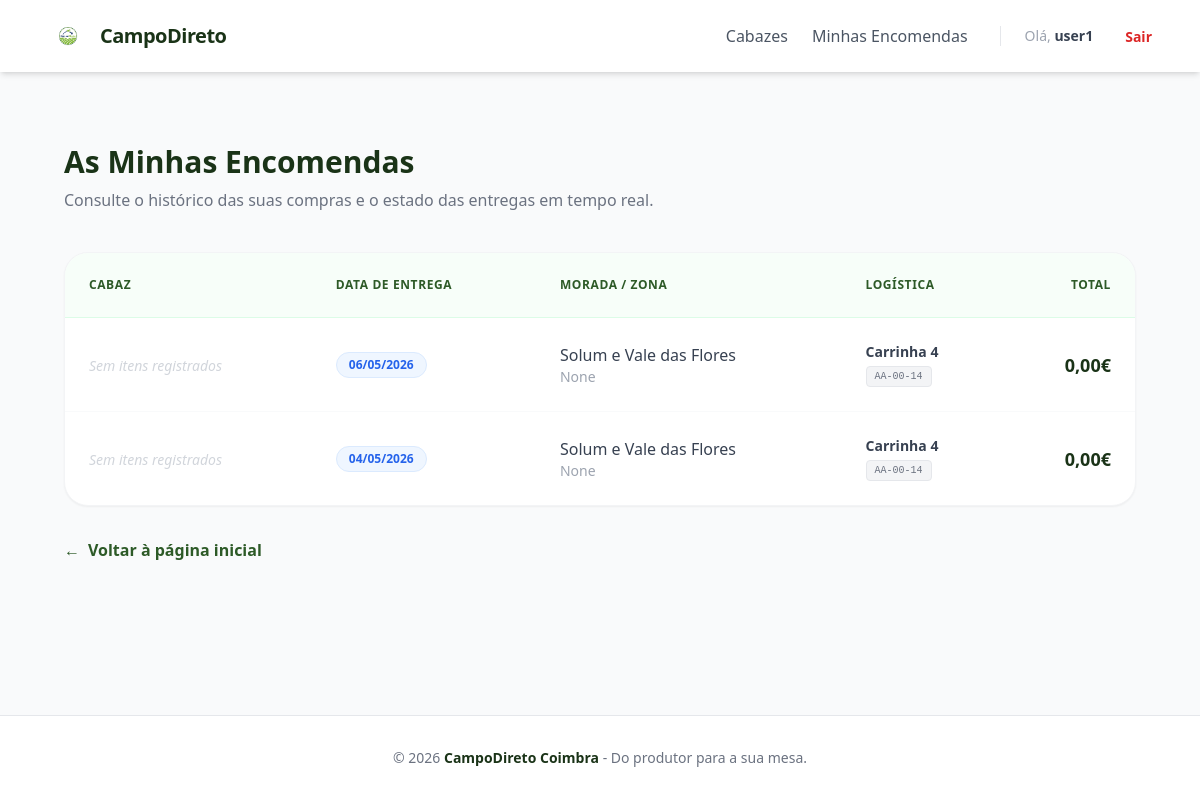
The app's page /orders/historico/ (signed in), older data.
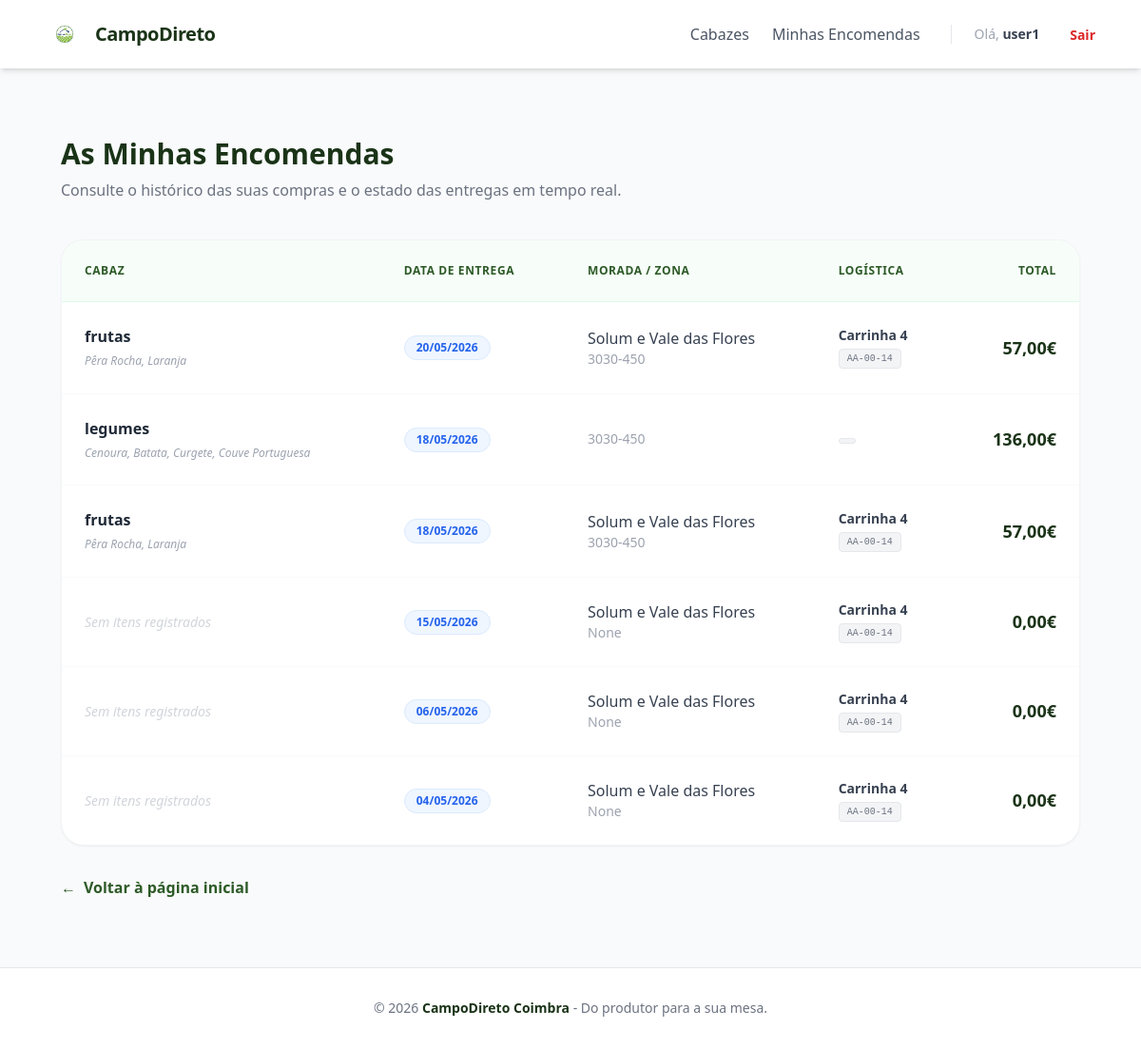
The same page, newer data.
### users/models.py (models this page shows, shortened)
class CustomUser(AbstractUser):
    user_type = models.CharField(max_length=10, choices=USER_TYPES, default="client")
    company_name = models.CharField(max_length=100, blank=True, null=True)
    address = models.CharField(max_length=200, blank=True, null=True)

### orders/models.py (models this page shows, shortened)
class Order(models.Model):
    customer = models.ForeignKey(CustomUser, on_delete=models.CASCADE)
    order_date = models.DateTimeField(auto_now_add=True)
    delivery_date = models.DateField()
    address_detail = models.CharField(
        max_length=255, verbose_name="Morada (Rua, Nº, Andar) "
    )
    zip_code = models.CharField(max_length=10, blank=True, null=True)
    zone = models.ForeignKey(Zone, on_delete=models.SET_NULL, null=True)
    vehicle = models.ForeignKey(
        Vehicle, on_delete=models.SET_NULL, null=True, blank=True
    )
    driver = models.ForeignKey(Driver, on_delete=models.SET_NULL, null=True, blank=True)
    status = models.CharField(max_length=20, choices=ORDER_STATUS, default="pendente")
    total_price = models.DecimalField(max_digits=10, decimal_places=2, default=0.00)

class OrderItem(models.Model):
    order = models.ForeignKey(Order, related_name="items", on_delete=models.CASCADE)
    cabaz = models.ForeignKey(Cabaz, on_delete=models.CASCADE)
    quantity = models.IntegerField(default=1)
    price = models.DecimalField(max_digits=10, decimal_places=2)
    selected_products = models.TextField(blank=True, null=True)

### logistics/models.py (models this page shows, shortened)
class Zone(models.Model):
    name = models.CharField(max_length=100)

class Vehicle(models.Model):
    name = models.CharField(max_length=100)
    license_plate = models.CharField(max_length=20)
    zone = models.ForeignKey(Zone, on_delete=models.CASCADE)

### cabazes/models.py (models this page shows, shortened)
class Cabaz(models.Model):
    name = models.CharField(max_length=50, choices=CABAZ_TYPES)
    price = models.DecimalField(max_digits=6, decimal_places=2)
    weight = models.DecimalField(max_digits=6, decimal_places=2)
    description = models.TextField()
    image = models.ImageField(upload_to="cabazes_images/", blank=True, null=True)
    products = models.ManyToManyField(Product, blank=True)  # Voltamos ao original

### orders/views.py (the view)
# urls.py: path("historico/", views.historico_encomendas, name="historico_encomendas"),
@login_required
def historico_encomendas(request):
    encomendas = Order.objects.filter(customer=request.user).order_by("-delivery_date")
    return render(request, "orders/historico.html", {"encomendas": encomendas})

### orders/templates/orders/historico.html (shortened to what this page needs)
{% extends 'base.html' %} {% block content %}
<div class="max-w-6xl mx-auto px-4 py-8">
  <div class="mb-10">
    <h1 class="text-3xl font-bold text-primary mb-2">As Minhas Encomendas</h1>
    <p class="text-gray-500">
      Consulte o histórico das suas compras e o estado das entregas em tempo
      real.
    </p>
  </div>
  {% if encomendas %}
  <div
    class="bg-white rounded-3xl shadow-sm border border-gray-100 overflow-hidden"
  >
    <div class="overflow-x-auto">
      <table class="w-full text-left border-collapse">
        <thead>
          <tr class="bg-green-50/50 text-secondary border-b border-green-100">
            <th class="p-6 font-bold uppercase text-xs tracking-wider">
              Cabaz
            </th>
            <th class="p-6 font-bold uppercase text-xs tracking-wider">
              Data de Entrega
            </th>
            <th class="p-6 font-bold uppercase text-xs tracking-wider">
              Morada / Zona
            </th>
            <th class="p-6 font-bold uppercase text-xs tracking-wider">
              Logística
            </th>
            <th
              class="p-6 font-bold uppercase text-xs tracking-wider text-right"
            >
              Total
            </th>
          </tr>
        </thead>
        <tbody class="divide-y divide-gray-50">
          {% for order in encomendas %}
          <tr class="hover:bg-gray-50/80 transition-colors group">
            <td class="p-6">
              {% for item in order.items.all %}
              <div class="mb-3 last:mb-0">
                <div class="font-bold text-gray-800">{{ item.cabaz.name }}</div>
                <div
                  class="text-xs text-gray-400 italic mt-1 max-w-[250px] leading-relaxed"
                >
                  {{ item.selected_products|truncatechars:60 }}
                </div>
              </div>
              {% empty %}
              <span class="text-gray-300 italic text-sm"
                >Sem itens registrados</span
              >
              {% endfor %}
            </td>
            <td class="p-6">
              <span
                class="inline-flex items-center px-3 py-1 rounded-full text-xs font-bold bg-blue-50 text-blue-600 border border-blue-100"
              >
                {{ order.delivery_date|date:"d/m/Y" }}
              </span>
            </td>
            <td class="p-6 text-gray-600">
              <div class="font-medium text-gray-700">{{ order.zone.name }}</div>
              <div class="text-sm text-gray-400">{{ order.zip_code }}</div>
            </td>
            <td class="p-6">
              <div class="flex flex-col gap-1">
                <span class="text-sm font-bold text-gray-700"
                  >{{ order.vehicle.name }}</span
                >
                <div class="flex items-center gap-2">
                  <span
                    class="text-[10px] font-mono bg-gray-100 text-gray-500 px-2 py-0.5 rounded border border-gray-200 uppercase"
                  >
                    {{ order.vehicle.license_plate }}
                  </span>
                </div>
              </div>
            </td>
            <td class="p-6 text-right">
              <span class="text-lg font-black text-primary">
                {{ order.total_price }}€
              </span>
            </td>
          </tr>
          {% endfor %}
        </tbody>
      </table>
    </div>
  </div>
  {% endif %}
  <div class="mt-8">
    <a
      href="/"
      class="inline-flex items-center text-secondary font-bold hover:gap-2 transition-all"
    >
      <span class="mr-2">←</span> Voltar à página inicial
    </a>
  </div>
</div>
{% endblock %}

### templates/base.html (shortened to what this page needs)
{% load static %}
<!doctype html>
<html lang="pt">
  <head>
    <script src="https://cdn.tailwindcss.com"></script>
  </head>
  <body class="bg-gray-50 text-gray-800 flex flex-col min-h-screen">
    <nav
      class="bg-white shadow-md py-4 px-6 md:px-12 flex justify-between items-center sticky top-0 z-50"
    >
      <a href="/" class="flex items-center gap-3 no-underline">
        <img
          src="{% static 'images/logo.png' %}"
          alt="Logo"
          class="h-10 w-auto"
        />
        <span class="text-primary font-bold text-xl tracking-tight"
          >CampoDireto</span
        >
      </a>
      <div class="flex items-center gap-6">
        <a
          href="{% url 'lista_cabazes' %}"
          class="text-gray-600 hover:text-primary font-medium transition"
          >Cabazes</a
        >
        {% if user.is_authenticated %}
        <a
          href="/orders/historico/"
          class="text-gray-600 hover:text-primary font-medium transition"
          >Minhas Encomendas</a
        >
        <span class="hidden md:inline text-gray-400 text-sm border-l pl-6 ml-2">
          Olá, <span class="font-bold text-gray-700">{{ user.username }}</span>
        </span>
        <form action="{% url 'logout' %}" method="post" class="inline">
          <button
            type="submit"
            class="text-red-600 hover:text-red-800 text-sm font-semibold ml-2 transition"
          >
            Sair
          </button>
        </form>
        {% endif %}
      </div>
    </nav>
    <main class="container mx-auto px-6 py-10 flex-grow max-w-6xl">
      {% block content %}{% endblock %}
    </main>
    <footer class="bg-white border-t py-8 text-center text-gray-500 text-sm">
      &copy; 2026
      <span class="text-primary font-semibold">CampoDireto Coimbra</span> - Do
      produtor para a sua mesa.
    </footer>
  </body>
</html>

Row changes from the older to the newer data that the page shows:
added Order: delivery_date "20/05/2026", zone.name "Solum e Vale das Flores", zip_code "3030-450", vehicle.name "Carrinha 4", vehicle.license_plate "AA-00-14", total_price "57,00"
added OrderItem: cabaz.name "frutas", selected_products "Pêra Rocha, Laranja", shown under "20/05/2026"
added Order: delivery_date "18/05/2026", zip_code "3030-450", total_price "136,00"
added OrderItem: cabaz.name "legumes", selected_products "Cenoura, Batata, Curgete, Couve Portuguesa", shown under "18/05/2026"
added Order: delivery_date "18/05/2026", zone.name "Solum e Vale das Flores", zip_code "3030-450", vehicle.name "Carrinha 4", vehicle.license_plate "AA-00-14", total_price "57,00"
added OrderItem: cabaz.name "frutas", selected_products "Pêra Rocha, Laranja", shown under "18/05/2026"
added Order: delivery_date "15/05/2026", zone.name "Solum e Vale das Flores", zip_code "None", vehicle.name "Carrinha 4", vehicle.license_plate "AA-00-14", total_price "0,00"
